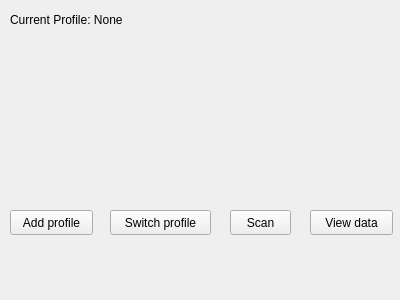
<?xml version="1.0" encoding="UTF-8"?>
<ui version="4.0">
 <class>MenuPage</class>
 <widget class="QWidget" name="MenuPage">
  <property name="geometry">
   <rect>
    <x>0</x>
    <y>0</y>
    <width>400</width>
    <height>300</height>
   </rect>
  </property>
  <property name="windowTitle">
   <string>Form</string>
  </property>
  <widget class="QPushButton" name="addProfileButton">
   <property name="geometry">
    <rect>
     <x>10</x>
     <y>210</y>
     <width>83</width>
     <height>25</height>
    </rect>
   </property>
   <property name="text">
    <string>Add profile</string>
   </property>
  </widget>
  <widget class="QPushButton" name="switchProfileButton">
   <property name="geometry">
    <rect>
     <x>110</x>
     <y>210</y>
     <width>101</width>
     <height>25</height>
    </rect>
   </property>
   <property name="text">
    <string>Switch profile</string>
   </property>
  </widget>
  <widget class="QPushButton" name="scanButton">
   <property name="geometry">
    <rect>
     <x>230</x>
     <y>210</y>
     <width>61</width>
     <height>25</height>
    </rect>
   </property>
   <property name="text">
    <string>Scan</string>
   </property>
  </widget>
  <widget class="QPushButton" name="viewDataButton">
   <property name="geometry">
    <rect>
     <x>310</x>
     <y>210</y>
     <width>83</width>
     <height>25</height>
    </rect>
   </property>
   <property name="text">
    <string>View data</string>
   </property>
  </widget>
  <widget class="QLabel" name="currentProfileLabel">
   <property name="geometry">
    <rect>
     <x>10</x>
     <y>10</y>
     <width>141</width>
     <height>20</height>
    </rect>
   </property>
   <property name="text">
    <string>Current Profile: None</string>
   </property>
  </widget>
 </widget>
 <resources/>
 <connections/>
</ui>
